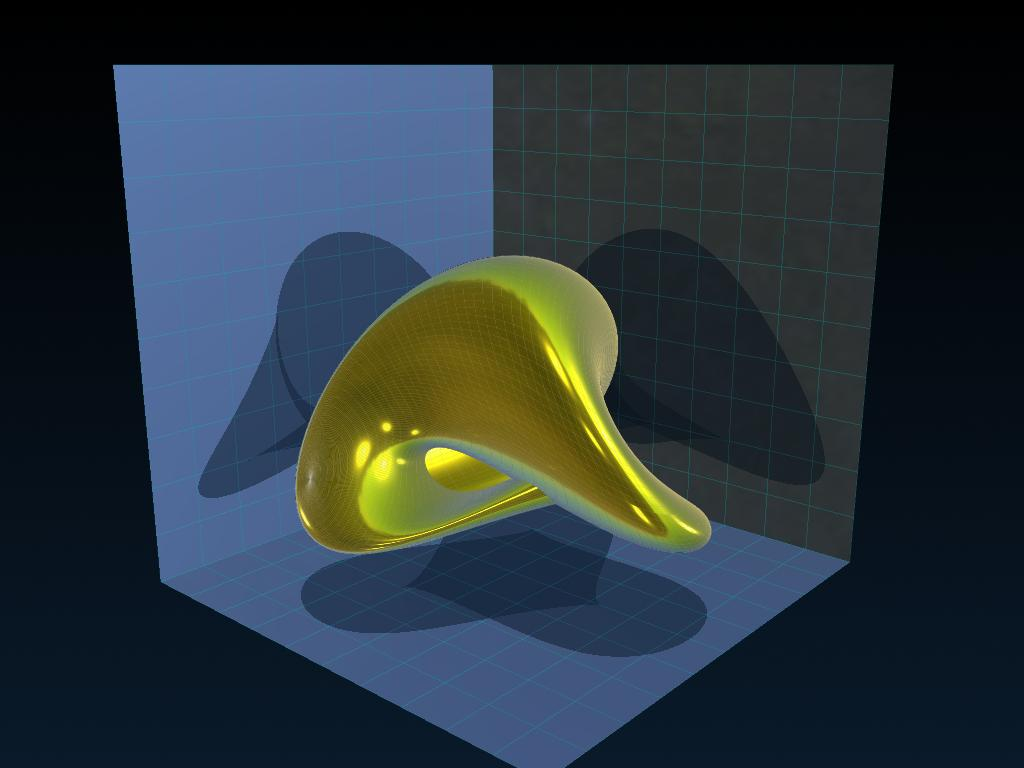

This figure's Python source:
# type: ignore
import os

import numpy as np
import pyvista as pv

# --- GEOMETRIJA (Boy Surface) ---
u_val, v_val = np.mgrid[0:1:100j, 0:1:100j]

u = u_val * np.pi
v = v_val * np.pi

# Sferne koordinate
X = np.cos(u) * np.sin(v)
Y = np.sin(u) * np.sin(v)
Z = np.cos(v)

b_const = np.sqrt(3) / 2

# F1, F2, F3 funkcije
f1 = 0.5 * (
    (2 * X**2 - Y**2 - Z**2) * (X**2 + Y**2 + Z**2)
    + 2 * Y * Z * (Y**2 - Z**2)
    + Z * X * (X**2 - Z**2)
    + X * Y * (Y**2 - X**2)
)

f2 = b_const * (
    (Y**2 - Z**2) * (X**2 + Y**2 + Z**2) + Z * X * (Z**2 - X**2) + X * Y * (Y**2 - X**2)
)

f3 = 0.125 * (X + Y + Z) * ((X + Y + Z) ** 3 + 4 * (Y - X) * (Z - Y) * (X - Z))

# Skaliranje i pozicioniranje
scale = 4.0
x = f1 * scale
y = f2 * scale
z = f3 * scale + 2.0

grid_surface = pv.StructuredGrid(x, y, z)

# --- 2. PLOTTER ---
plotter = pv.Plotter(lighting="light_kit")
plotter.set_background(color="#0a1a2a", top="#000000")
# for light in plotter.renderer.lights:
#    light.intensity = 0.8  # Priguši ih da dobiješ sjene

# --- HDR ---
hdr_path = "abandoned_tank_farm_04_1k.hdr"
if os.path.exists(hdr_path):
    tex = pv.read_texture(hdr_path)
    tex.interpolate = True
    tex.mipmap = True
    plotter.set_environment_texture(tex)
    try:
        plotter.renderer.SetEnvironmentEmphasis(2.2)
    except Exception:
        pass

# --- ZLATNA PLOHA + MREŽA ---
plotter.add_mesh(
    grid_surface,
    color="#FFD700",
    pbr=True,
    metallic=0.9,
    roughness=0.2,
    smooth_shading=True,
)

mesh_actor = plotter.add_mesh(
    grid_surface, style="wireframe", color="#cccccc", line_width=1, opacity=0.08
)
mesh_actor.mapper.SetResolveCoincidentTopologyToPolygonOffset()
mesh_actor.mapper.SetRelativeCoincidentTopologyPolygonOffsetParameters(-3.0, -3.0)

# --- RAVNINE ---
# planeSize = 10 -> zidovi su na +/- 5
plane_size = 10.0
wall_offset = 5.0

# POD (Horizontalna ravnina na Z=0)
floor_xy = pv.Plane(
    center=(0, 0, 0), direction=(0, 0, 1), i_size=plane_size, j_size=plane_size
)

# ZADNJI ZID (y = 5, z = 5)
wall_back = pv.Plane(
    center=(0, wall_offset, wall_offset),
    direction=(0, 1, 0),
    i_size=plane_size,
    j_size=plane_size,
)

# LIJEVI ZID (x = -5, z = 5)
wall_left = pv.Plane(
    center=(-wall_offset, 0, wall_offset),
    direction=(1, 0, 0),
    i_size=plane_size,
    j_size=plane_size,
)

pbr_floor_args = dict(
    pbr=True, metallic=0.8, roughness=0.15, color="#4a69bd", opacity=0.8
)

plotter.add_mesh(floor_xy, **pbr_floor_args)
plotter.add_mesh(wall_back, **pbr_floor_args)
plotter.add_mesh(wall_left, **pbr_floor_args)

# Neon Grid Helperi na zidovima
grid_args = dict(style="wireframe", color="#00f2ff", opacity=0.2)
plotter.add_mesh(floor_xy, **grid_args)
plotter.add_mesh(wall_back, **grid_args)
plotter.add_mesh(wall_left, **grid_args)

# --- PROJEKCIJE (SJENE) ---
proj_args = dict(color="#001529", opacity=0.4, show_scalar_bar=False)

# Sjena na POD (Z=0)
proj_z = grid_surface.copy()
proj_z.points[:, 2] = 0.01
plotter.add_mesh(proj_z, **proj_args)

# Sjena na ZADNJI ZID
proj_y = grid_surface.copy()
proj_y.points[:, 1] = wall_offset - 0.01
plotter.add_mesh(proj_y, **proj_args)

# Sjena na LIJEVI ZID
proj_x = grid_surface.copy()
proj_x.points[:, 0] = -wall_offset + 0.01
plotter.add_mesh(proj_x, **proj_args)

# --- KAMERA ---
# PyVista koristi: position, focal_point, view_up
plotter.camera_position = [(14, -16, 10), (0, 0, 4), (0, 0, 1)]
plotter.camera.zoom(0.8)

print("Boyeva ploha VAU!")
plotter.show()
plotter.screenshot("./boy.jpeg")

# # Definiraj ime datoteke
# html_file = "boy_surface_vizualizacija.html"
# # Exportaj scenu
# # backend='vtkjs' je standardni i najstabilniji za interaktivni prikaz
# plotter.export_html(html_file)
# print(f"Gotovo! Otvori datoteku '{html_file}' u svom pregledniku.")
